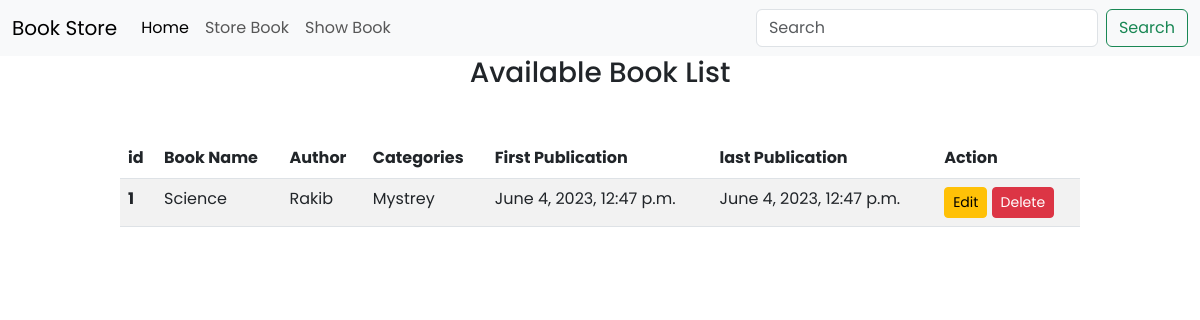
The page /book_details/1 on the database as committed earlier.
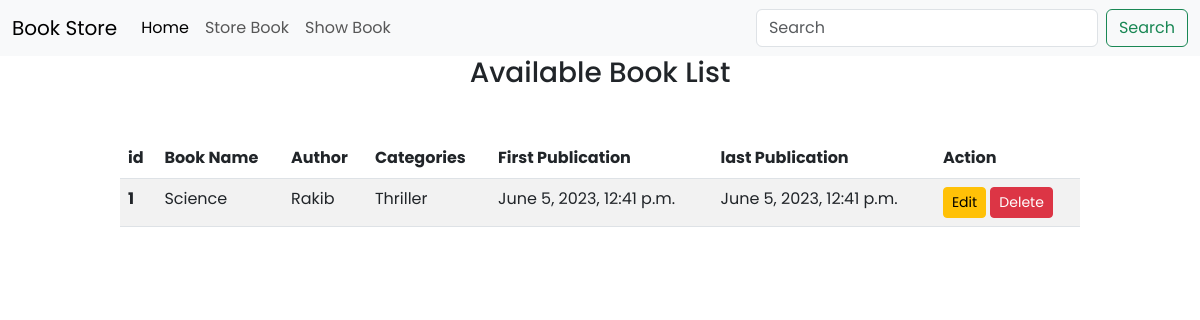
The same page on the database as committed later.
### book/models.py (models this page shows)
class BookstoreModel(models.Model):
    CATEGORY = (
        ('Mystrey', 'Mystrey'),
        ('Thriller', 'Thriller'),
        ('Sci-Fi', 'Sci-Fi'),
        ('humor', 'Humor'),
    )
    id = models.IntegerField(primary_key=True)
    book_name = models.CharField(max_length=30)
    author = models.CharField(max_length=30)
    category = models.CharField(max_length=30, choices=CATEGORY)
    first_publish = models.DateTimeField(
        auto_now_add=True)  # Take first date and No change
    last_publish = models.DateTimeField(
        auto_now=True)  # it will change after Edit

### book/views.py (the view)
class BookDetailView(DetailView):
    model = BookstoreModel
    template_name = 'book_details.html'
    context_object_name = 'item'
    pk_url_kwarg = 'id'

### book/templates/book_details.html
{% extends "base.html"%}
{% block content %}
<h3 class="mb-2 text-center">Available Book List</h3>
<div style="width: 80%; margin:auto" class="mt-5">
  <table class="table table-striped">
    <thead>
      <tr>
        <th scope="col">id</th>
        <th scope="col">Book Name</th>
        <th scope="col">Author</th>
        <th scope="col">Categories</th>
        <th scope="col">First Publication</th>
        <th scope="col">last Publication</th>
        <th scope="col">Action</th>
      </tr>
    </thead>
    <tbody>
      <tr>
        <th scope="row">{{item.id}}</th>
        <td>{{item.book_name}}</td>
        <td>{{item.author}}</td>
        <td>{{item.category}}</td>
        <td>{{item.first_publish}}</td>
        <td>{{item.last_publish}}</td>
        <td><a href="{% url 'edit_books' pk=item.id %}" class="btn btn-warning btn-sm">Edit</a> <a
            href="{% url 'delete_books' pk=item.id %}" class="btn btn-danger btn-sm">Delete</a></td>
      </tr>
    </tbody>
  </table>
</div>
{% endblock %}

Rows that differ between the two databases and show on the page:
changed BookstoreModel "Science": category "Mystrey" → "Thriller"; first_publish "June 4, 2023, 12:47 p.m." → "June 5, 2023, 12:41 p.m."; last_publish "June 4, 2023, 12:47 p.m." → "June 5, 2023, 12:41 p.m."
